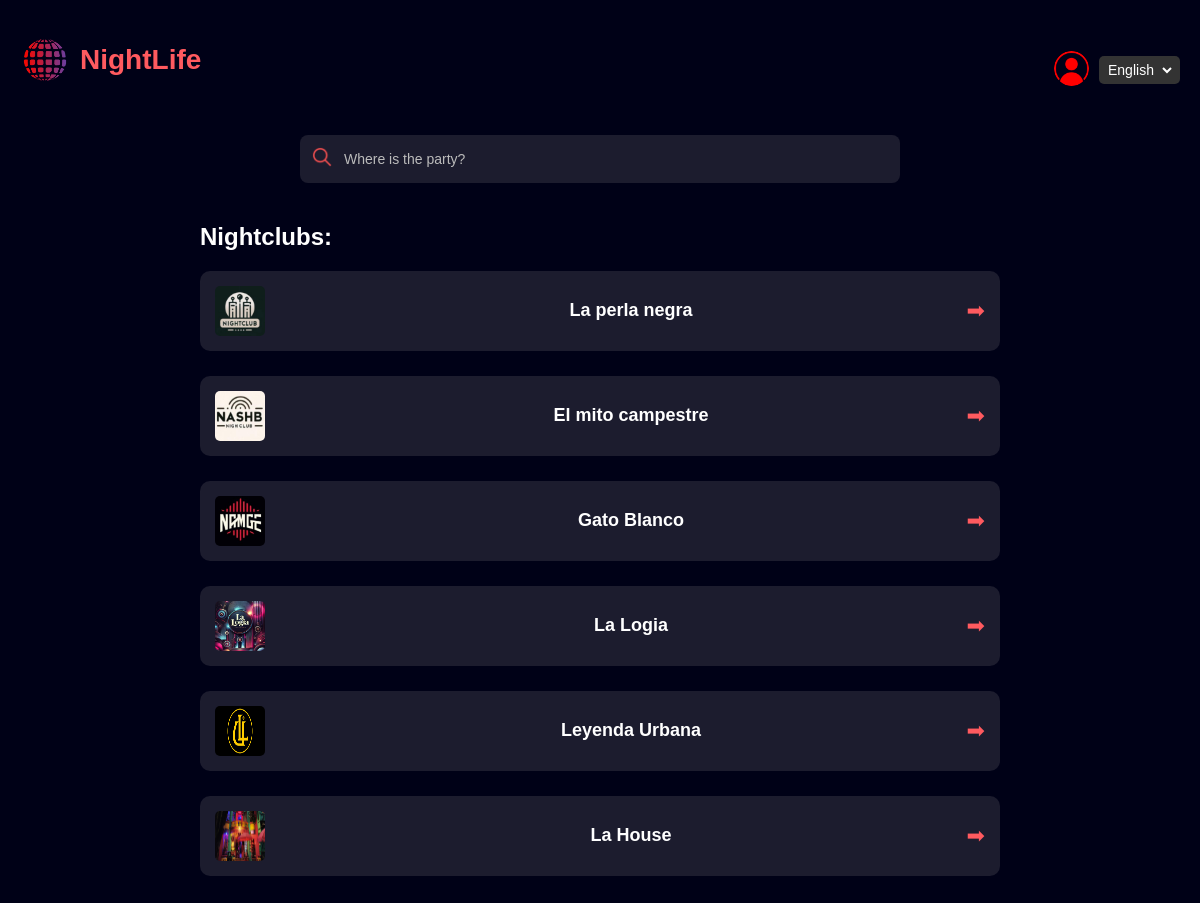
The page /en/ (signed in) on the database its author committed.
### tickets/models.py (models this page shows, shortened)
class NightClub(models.Model):
    name = models.CharField(max_length=255)
    address = models.CharField(max_length=255, null=True, blank=True)  # Allow null and blank values
    description = models.TextField(blank=True, null=True)
    image = models.ImageField(upload_to='nightclubs/', blank=True, null=True)
    latitude = models.DecimalField(max_digits=17, decimal_places=15, null=True, blank=True)
    longitude = models.DecimalField(max_digits=17, decimal_places=15, null=True, blank=True)

### tickets/views.py (the view)
# urls.py: path('', views.home_view, name='home'),                      # Página principal
def home_view(request):
    set_language_in_view(request)  # Activa idioma según sesión
    search_query = request.GET.get('search', '')
    if search_query:
        nightclubs = NightClub.objects.filter(name__icontains=search_query)
    else:
        nightclubs = NightClub.objects.all()
    return render(request, 'tickets/home.html', {
        'nightclubs': nightclubs,
        'search_query': search_query,
    })

### tickets/views.py (called while the page is built)
def set_language_in_view(request):
    if request.method == 'POST':
        language = request.POST.get('language', 'en')  # Idioma predeterminado: inglés
        translation.activate(language)
        request.session['django_language'] = language
        response = redirect(request.META.get('HTTP_REFERER', '/'))
        response.set_cookie('django_language', language)
        return response

### tickets/templates/tickets/home.html (shortened to what this page needs)
<!DOCTYPE html>
<html lang="{{ LANGUAGE_CODE }}">
<head>
    {% load static %}
    {% load i18n %}
    <link rel="stylesheet" href="{% static 'css/styles.css' %}">
</head>
<body class="homepage">
<header class="header">
    <div class="logo-section">
        <a href="{% url 'home' %}" class="logo-link">
            <img src="{% static 'images/logo.png' %}" alt="{% trans 'NightLife Logo' %}" class="logo">
            <h1>{% trans "NightLife" %}</h1>
        </a>
    </div>
    <div class="header-icons">
        {% if user.is_authenticated %}
            <a href="{% url 'profile' %}" class="profile-icon">
                <img src="{% static 'images/profile-icon.png' %}" alt="{% trans 'Profile Icon' %}">
            </a>
        {% else %}
            <a href="{% url 'register' %}" class="auth-button red-button">{% trans "Sign Up" %}</a>
            <a href="{% url 'login' %}" class="auth-button red-button">{% trans "Login" %}</a>
        {% endif %}
<form action="{% url 'set_language' %}" method="post" class="language-switcher">
    <select name="language" onchange="this.form.submit()">
        <option value="en" {% if request.LANGUAGE_CODE == 'en' %}selected{% endif %}>English</option>
    </select>
</form>
    </div>
</header>
<section class="search-section">
    <form action="{% url 'home' %}" method="get" class="search-bar">
        <span class="search-icon">
            <img src="{% static 'images/search-icon.png' %}" alt="{% trans 'Search Icon' %}">
        </span>
        <input type="text" name="search" placeholder="{% trans 'Where is the party?' %}" value="{{ request.GET.search }}" class="search-input">
    </form>
</section>
<section class="nightclub-list">
    <h2>{% trans "Nightclubs" %}:</h2>
    <div class="nightclubs">
        {% for nightclub in nightclubs %}
        <div class="nightclub-card">
            <a href="{% url 'ticket-list' nightclub.id %}" class="nightclub-card-link">
                <img src="{{ nightclub.image.url }}" alt="{{ nightclub.name }}" class="nightclub-img">
                <div class="nightclub-info">
                    <h3 class="nightclub-name">{{ nightclub.name }}</h3>
                </div>
                <span class="arrow-icon">&#10145;</span>
            </a>
        </div>
        {% endfor %}
    </div>
</section>
</body>
</html>

### tickets/static/css/styles.css (style rules this page uses)
body { background-color: #000117; color: white; font-family: 'Arial', sans-serif; margin: 0; display: flex; flex-direction: column; }
a { text-decoration: none; color: inherit; }
.nightclub-card { display: flex; justify-content: space-between; align-items: center; background-color: #1c1c1c; padding: 10px; border-radius: 10px; margin-bottom: 15px; }
.profile-icon img { height: 35px; width: 35px; border-radius: 50%; }
.search-section { text-align: center; margin-top: 20px; }
.search-bar { display: inline-flex; align-items: center; background-color: #2c2c2c; padding: 10px; border-radius: 25px; }
.search-icon img { height: 20px; margin-right: 10px; }
.search-input { border: none; background: none; color: white; font-size: 16px; width: 250px; }
.search-input::placeholder { color: #ccc; }
.nightclub-list { margin: 20px; }
.nightclub-list h2 { font-size: 24px; margin-bottom: 20px; text-align: left; }
.nightclubs { display: flex; flex-direction: column; gap: 15px; }
.nightclub-card { background-color: #1c1c1c; display: flex; align-items: center; padding: 10px; border-radius: 10px; position: relative; }
.nightclub-img { height: 60px; width: 60px; border-radius: 10px; margin-right: 15px; }
.nightclub-info { flex-grow: 1; }
.nightclub-info h3 { font-size: 18px; margin: 0; color: white; }
.arrow-icon { position: absolute; right: 15px; font-size: 24px; color: #F60800; text-decoration: none; }
.logo-section { display: flex; align-items: center; justify-content: center; margin-bottom: 20px; }
.logo { width: 50px; height: auto; margin-right: 10px; }
h1 { font-size: 32px; color: white; margin: 0; }
h2 { color: white; margin-bottom: 20px; }
input[type="text"], input[type="email"], input[type="password"], select { font-size: 14px; }
.header-icons { display: flex; align-items: center; justify-content: flex-end; flex-grow: 1; }
.profile-icon img { height: 35px; width: 35px; border-radius: 50%; margin-left: 15px; }

### tickets/templates/tickets/home.html (style rules this page uses)
body.homepage { background-color: #000117; color: #ffffff; font-family: Arial, sans-serif; display: flex; flex-direction: column; align-items: center; padding: 20px; }
.header { display: flex; justify-content: space-between; align-items: center; padding: 15px; width: 100%; max-width: 1200px; background-color: #000117; }
.logo-section { display: flex; align-items: center; text-align: center; }
a { text-decoration: none; color: inherit; }
.logo-link { display: flex; align-items: center; text-decoration: none; color: inherit; }
.logo { height: 50px; margin-right: 10px; }
.header h1 { font-size: 28px; color: #FF5A5F; }
.header-icons { display: flex; align-items: center; gap: 10px; }
.language-switcher { background-color: #333; color: white; padding: 5px; border-radius: 5px; font-size: 14px; cursor: pointer; }
.language-switcher select { background-color: #333; color: #fff; border: none; }
.search-section { margin-top: 15px; width: 100%; max-width: 600px; }
.search-bar { display: flex; align-items: center; background-color: #1c1c2e; border-radius: 8px; padding: 10px; }
.search-icon img { width: 24px; height: 24px; margin-right: 8px; }
.search-input { width: 100%; background: none; border: none; color: #fff; font-size: 16px; }
.search-input::placeholder { color: #bbb; }
.nightclub-list { width: 100%; max-width: 800px; margin-top: 20px; text-align: center; }
.nightclub-card { display: flex; align-items: center; justify-content: space-between; padding: 15px; border-radius: 10px; background-color: #1c1c2e; margin-bottom: 10px; transition: box-shadow 0.3s ease; }
.nightclub-card-link { display: flex; align-items: center; width: 100%; }
.nightclub-img { width: 50px; height: 50px; border-radius: 5px; margin-right: 12px; }
.nightclub-info { flex-grow: 1; }
.nightclub-name { font-size: 18px; color: #FF5A5F; }
.arrow-icon { color: #FF5A5F; font-size: 22px; }

### rows shown on the page
NightClub: image (picture), name "La perla negra"
NightClub: image (picture), name "El mito campestre"
NightClub: image (picture), name "Gato Blanco"
NightClub: image (picture), name "La Logia"
NightClub: image (picture), name "Leyenda Urbana"
NightClub: image (picture), name "La House"
